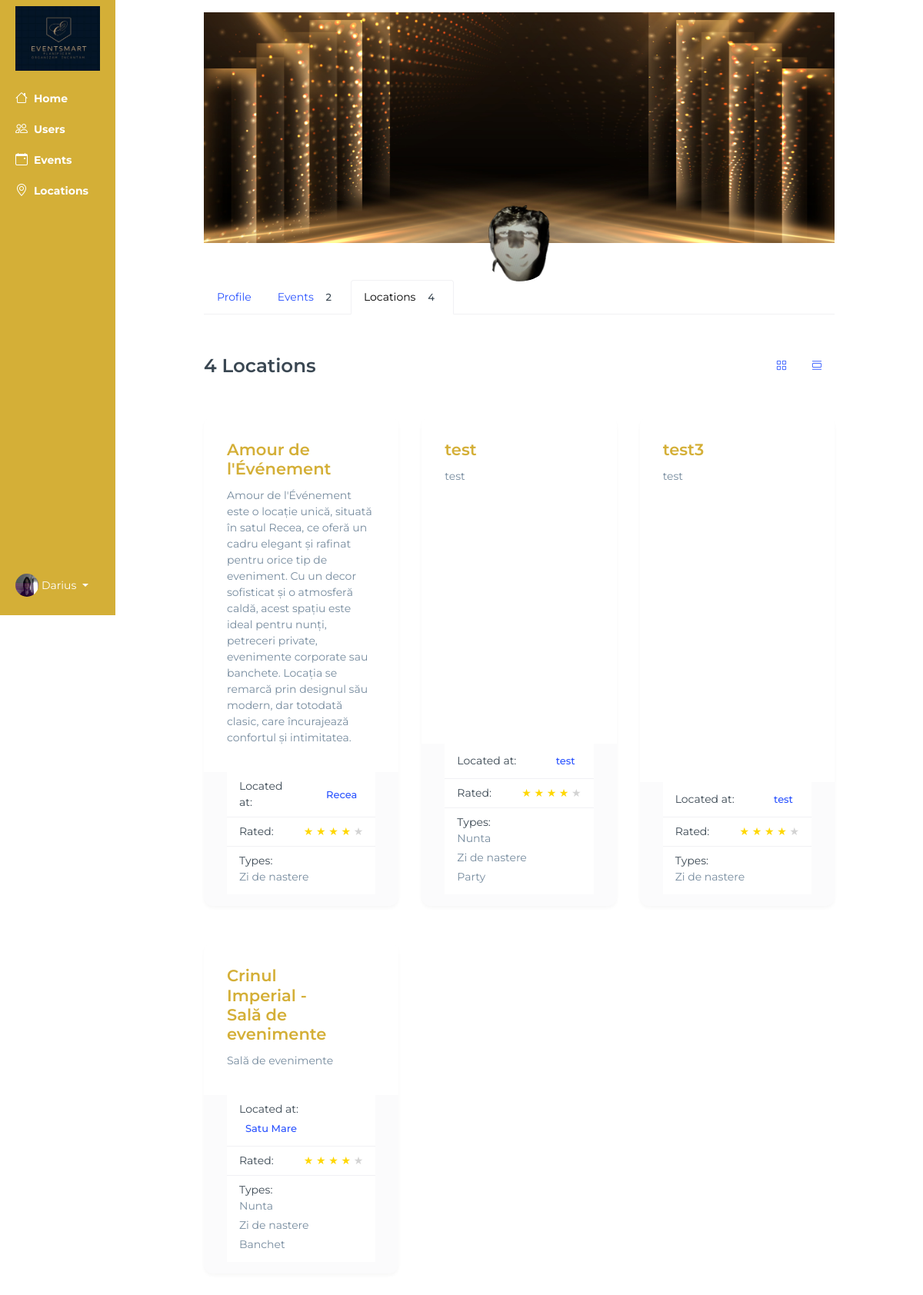
The app's page /view_user_locations/Emhasce/ (signed in) with its own data.
### base/models.py (models this page shows, shortened)
class Profile(models.Model):
    user = models.ForeignKey(User, on_delete=models.CASCADE, null=True, blank=True, default=get_default_user)
    username = models.CharField(max_length=150, unique=True)
    password = models.CharField(max_length=128)
    email = models.EmailField()
    description = models.TextField(null=True, blank=True)
    photo = models.ImageField(upload_to='profile_photos/', null=True, blank=True)
    approved = models.BooleanField(default=False)
    number = models.CharField(max_length=15,default="+(40) 748364823")
    age = models.IntegerField(default=20)
    first_name = models.CharField(null=True, blank=True,max_length=15)
    last_name = models.CharField(null=True, blank=True,max_length=15)
    location = models.CharField(null=True, blank=True,max_length=60)
    street = models.CharField(null=True, blank=True,max_length=100)
    zip_code = models.CharField(null=True, blank=True,max_length=10)
    facebook = models.CharField(null=True, blank=True,max_length=100)
    work_link = models.CharField(null=True, blank=True,max_length=100)
    google_link = models.CharField(null=True, blank=True,max_length=100)
    country = models.CharField(null=True, blank=True,max_length=100)
    created_at = models.DateTimeField(auto_now_add=True)
    USER_TYPE_CHOICES = (
        ('admin', 'Admin'),
        ('organizer', 'Organizer'),
        ('guest', 'Guest'),
        ('staff', 'Staff')
    )
    user_type = models.CharField(
        max_length=20,
        choices=USER_TYPE_CHOICES,
        default='guest'
    )

class Location(models.Model):
    owner = models.ForeignKey(User, on_delete=models.SET_NULL, null=True)
    name = models.CharField(max_length=100)
    description = models.TextField(null=True, blank=True)
    gallery = models.ImageField(upload_to='images/', null=True, blank=True)
    location = models.TextField(max_length=30)
    types = models.ManyToManyField(Type, blank=True)
    seats_numbers = models.IntegerField(null=True, blank=True)
    created_at = models.DateTimeField(auto_now_add=True)
    cost = models.DecimalField(max_digits=12, decimal_places=2,default=3000)
    number = models.CharField(max_length=20, default="+(40) 74 83 64 823")

class Type(models.Model):
    name = models.CharField(max_length=100)
    def __str__(self):
        return self.name

### base/views.py (the view)
@login_required(login_url='/login')
def viewUserLocations(request, pk):
    if not request.user.is_superuser:
            return HttpResponse("Only admin can access this page.")
    user = User.objects.get(username=pk)
    locations = Location.objects.filter(owner=user)
    loc_count = locations.count()
    events = Event.objects.filter(organized_by=user)
    ev_count = events.count()
    print("Count:",loc_count)
    context = {
    'locations':locations,
    'user':user,
    'ev_count':ev_count,
    'loc_count':loc_count
    }
    return render(request, 'base/admin-user-locations.html', context)

### base/context_processors.py (called while the page is built)
def media_url(request):
    return {
        'MEDIA_URL': settings.MEDIA_URL
    }

### base/templates/base/admin-user-locations.html (shortened to what this page needs)
{% extends 'main.html' %}
{% block content %}
<div class="container-fluid">
    <div class="row flex-nowrap">
<div class="col-auto siderbar col-md-2 forevents px-sm-1 px-0" style="flex: 0 0 12.5%; max-width: 12.5%;">
                <div class="d-flex flex-column align-items-center align-items-sm-start px-3 pt-2 text-white min-vh-100">
                    <a href="{% url 'home-admin' %}" class="d-flex align-items-center pb-3 mb-md-0 me-md-auto text-white text-decoration-none">
                        <img class="navbar-brand" style="width:100%" src="{{ MEDIA_URL }}logos/logo.jpg" alt="EventEase Logo">
                    </a>
                <ul class="nav nav-pills flex-column text-white mb-sm-auto mb-0 align-items-center align-items-sm-start" id="menu">
                    <li class="nav-item">
                        <a href="{% url 'home-admin' %}" class="nav-link align-middle px-0 text-white">
                            <i class="fs-4 bi-house"></i>
                            <span class="ms-1 d-none d-sm-inline">Home</span>
                        </a>
                    </li>
                    <li>
                        <a href="{% url 'users' %}" class="nav-link px-0 align-middle text-white">
                            <i class="fs-4 bi-people"></i>
                            <span class="ms-1 d-none d-sm-inline">Users</span>
                        </a>
                    </li>
                    <li>
                        <a href="{% url 'admin-events' %}" class="nav-link px-0 align-middle text-white">
                            <i class="fs-4 bi-calendar-event"></i>
                            <span class="ms-1 d-none d-sm-inline">Events</span>
                        </a>
                    </li>
                    <li>
                        <a href="{% url 'admin-locations' %}" class="nav-link px-0 align-middle text-white">
                            <i class="fs-4 bi-geo-alt"></i>
                            <span class="ms-1 d-none d-sm-inline">Locations</span>
                        </a>
                    </li>
                </ul>
                <div class="dropdown pb-4">
                    <a href="#" class="d-flex align-items-center text-white text-decoration-none dropdown-toggle"
                        id="dropdownUser1" data-bs-toggle="dropdown" aria-expanded="false">
                        <img src="{{ request.user.profile_set.first.photo.url }}" alt="hugenerd" width="30" height="30"
                            class="rounded-circle">
                        <span class="d-none d-sm-inline mx-1">{{ request.user.username }}</span>
                    </a>
                </div>
            </div>
        </div>
        <div class="col py-3 events view">
            <div class="content container-fluid">
                <div class="row justify-content-lg-center">
                   <div class="col-lg-10">
                      <div class="profile-cover" style="position: relative;">
                        <div class="profile-cover-img-wrapper">
                            <img style="width: 100%; height: 300px; object-fit:cover;" class="logo" src="{{ MEDIA_URL }}logos/Login Picture.jpg" alt="EventEase Logo">
                        </div>
                    </div>
                    <div class="text-center mb-5" style="position: relative;">
                        <div class="avatar avatar-xxl avatar-circle profile-cover-avatar"
                             style="position: absolute; top: -50px; left: 50%; transform: translateX(-50%);">
                            <img class="avatar-img"
                                 style="width: 100px; height: 100px; border-radius: 50%;"
                                 src="{{ user.profile_set.first.photo.url }}"
                                 alt="Image Description">
                        </div>
                    </div>
                      <div class="js-nav-scroller hs-nav-scroller-horizontal mb-5">
                         <ul class="nav nav-tabs align-items-center">
                            <li class="nav-item">
                                <a class="nav-link " href="{% url 'view_user_admin' user.username %}">Profile</a>
                             </li>
                             <li class="nav-item">
                                <a class="nav-link " href="{% url 'view_user_events' user.username %}">Events <span class="badge bg-soft-dark text-dark rounded-circle ms-1">{{ev_count}}</span></a>
                             </li>
                            <li class="nav-item">
                               <a class="nav-link active" href="">Locations <span class="badge bg-soft-dark text-dark rounded-circle ms-1">{{ loc_count }}</span></a>
                            </li>
                         </ul>
                      </div>
                      <div class="row align-items-center mb-5">
                         <div class="col">
                            <h3 class="mb-0">{{ loc_count }} Locations</h3>
                         </div>
                         <div class="col-auto">
                            <ul class="nav nav-segment" id="profileTeamsTab" role="tablist">
                               <li class="nav-item" role="presentation">
                                  <a class="nav-link active" id="grid-tab" data-bs-toggle="tab" href="#grid" role="tab" aria-controls="grid" aria-selected="true" title="Column view">
                                  <i class="bi-grid"></i>
                                  </a>
                               </li>
                               <li class="nav-item" role="presentation">
                                  <a class="nav-link" id="list-tab" data-bs-toggle="tab" href="#list" role="tab" aria-controls="list" aria-selected="false" title="List view" tabindex="-1">
                                  <i class="bi-view-list"></i>
                                  </a>
                               </li>
                            </ul>
                         </div>
                      </div>
                      <div class="tab-content" id="profileTeamsTabContent">
                         <div class="tab-pane fade active show" id="grid" role="tabpanel" aria-labelledby="grid-tab">
                            <div class="row row-cols-1 row-cols-sm-2 row-cols-lg-3">
                               {% for location in locations %}
<div class="col mb-3 mb-lg-5">
                                  <div class="card h-100">
                                     <div class="card-body pb-0">
                                        <div class="row align-items-center mb-2">
                                           <div class="col-9">
                                              <h4 class="mb-1">
                                                 <a href="{% url 'admin-view-location' location.name %}"> {{ location.name }} </a>
                                              </h4>
                                           </div>
                                        </div>
                                        <p>{{ location.description }}</p>
                                     </div>
                                     <div class="card-footer border-0 pt-0">
                                        <div class="list-group list-group-flush list-group-no-gutters">
                                           <div class="list-group-item">
                                              <div class="row align-items-center">
                                                 <div class="col">
                                                    <span class="card-subtitle">Located at:</span>
                                                 </div>
                                                 <div class="col-auto">
                                                    <a class="badge bg-soft-primary text-primary p-2" href="#">{{ location.location }}</a>
                                                 </div>
                                              </div>
                                           </div>
                                           <div class="list-group-item">
                                              <div class="row align-items-center">
                                                 <div class="col">
                                                    <span class="card-subtitle">Rated:</span>
                                                 </div>
                                                 <div class="col-auto">
                                                    <div class="d-flex gap-1">
                                                      <span class="text-muted">
                                                         <span class="star filled">★</span>
                                                         <span class="star filled">★</span>
                                                         <span class="star filled">★</span>
                                                         <span class="star filled">★</span>
                                                         <span class="star empty">★</span>
                                                     </span>
                                                    </div>
                                                 </div>
                                              </div>
                                           </div>
                                           <div class="list-group-item">
                                              <div class="row align-items-center">
                                                 <div class="col">
                                                    <span class="card-subtitle">Types:</span>
                                                 </div>
                                                 <div class="col-auto">
                                                    <div class="avatar-group avatar-group-xs avatar-circle">
                                                       {% for type in location.types.all %}
                                                       <p>{{ type }}</p>
                                                       {% endfor %}
                                                    </div>
                                                 </div>
                                              </div>
                                           </div>
                                        </div>
                                     </div>
                                  </div>
                               </div>
                               {% endfor %}
                            </div>
                         </div>
                      </div>
                   </div>
                </div>
             </div>
        </div>
    </div>
</div>
{% endblock content %}

### static/css/styles.css (style rules this page uses)
.card p { margin-bottom: 4px; font-size: 14px; }
body { font-family: Arial, sans-serif; background-color: #FAF9F6; margin: 0; }
a { color: #D4AF37; text-decoration: none; }
.task_manager span, a { margin-left: auto; }
:root { --primary-color: #2E8B57; --secondary-color: #D4AF37; --text-color: #002B5B; }

### static/css/sidebar-admin.css (style rules this page uses)
.col-auto.siderbar { background: #D4AF37 !important; }
#menu li { font-weight: bold !important; }
#menu li, .dropdown { transition: transform 0.5s ease; }
#dropdownUser1::after { transition:transform 0.2s ease; }

### static/css/admin-locations.css (style rules this page uses)
.col-auto.col-md-2.forevents { position:fixed; }
.col.py-3.events { margin-left: 12.5%; overflow-y: auto; max-width: 100%; }
.col.py-3.events { overflow:hidden; }
.nav-link { color:#D4AF37; }
.dropdown { position: relative; }
.star { color: lightgray; }
.star.filled { color: gold; }

### records on screen
Location: name "Amour de l'Événement", description "Amour de l'Événement este o locație unică, situată în satul Recea, ce oferă un cadru elegant și rafinat pentru orice tip de eveniment. Cu un decor sofisticat și o atmosferă caldă, acest spațiu este ideal pentru nunți, petreceri private, evenimente corporate sau banchete. Locația se remarcă prin designul său modern, dar totodată clasic, care încurajează confortul și intimitatea.", location "Recea"
Type: name "Zi de nastere"
Location: name "test", description "test", location "test"
Type: name "Nunta"
Type: name "Party"
Location: name "test3", description "test", location "test"
Location: name "Crinul Imperial - Sală de evenimente", description "Sală de evenimente", location "Satu Mare"
Type: name "Banchet"

### other values on screen
{{ request.user.username }} "Darius"
{{ ev_count }} "2"
{{ loc_count }} "4"
